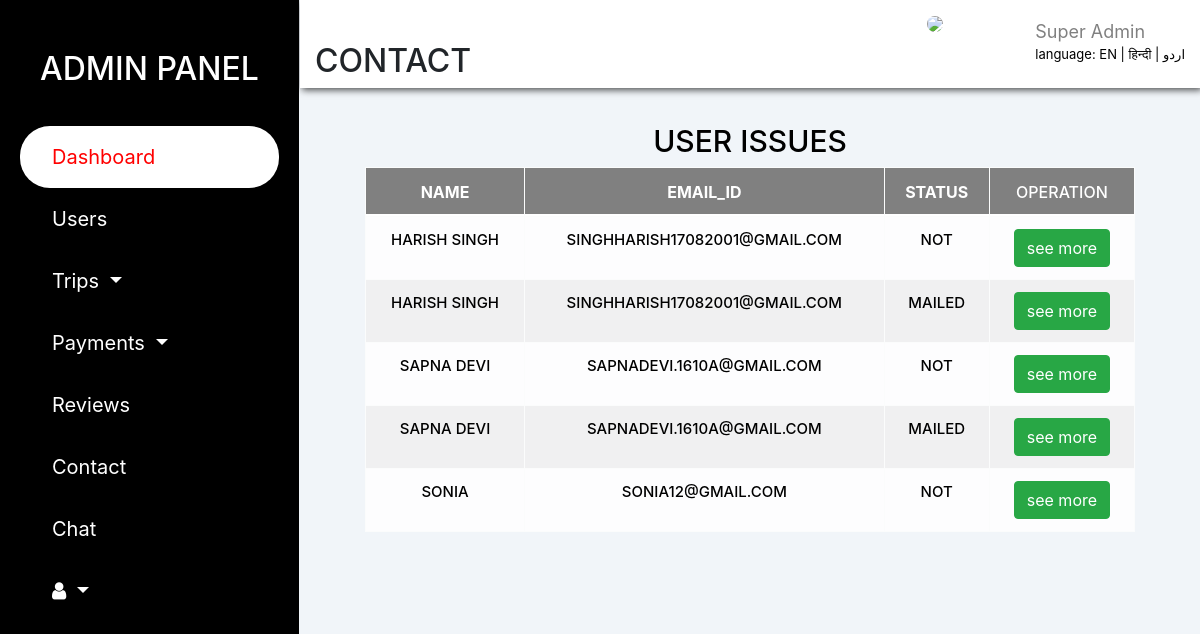
/weekend/explore/contact_tbl.php, run on the app's committed database.
### tables this page shows
CREATE TABLE `feedback` (
  `fd_id` smallint(8) UNSIGNED NOT NULL,
  `email` varchar(30) DEFAULT NULL,
  `name` varchar(40) NOT NULL,
  `fd_text` varchar(255) DEFAULT NULL,
  `status` char(6) NOT NULL DEFAULT 'not'
);

### weekend/explore/new.php (called while the page is built, shortened)
<?php
 if (isset($_GET['lang'])) {
     $set_lang=$_GET['lang'];
  }else{
    $set_lang='en';
  }
  $lang=array();
if ($set_lang=='en') {
   $lang['lang']='Language';
  $lang['admin']='ADMIN PANEL';
  $lang['dash']='DASHBOARD';
  $lang['user']='USERS';
  $lang['trip']='Trips';
  $lang['pays']='Payments';
  $lang['s_dash']='Dashboard';
  $lang['rev']='Reviews';
  $lang['cont']='Contact';
  $lang['cht']='Chat';
  $lang['s_dash']='Dashboard';
  $lang['tang']='Users';
  $lang['trips']='Trips';
  $lang['confirm']='Confirmed trips';
  $lang['name']='MONIKA DOGRA';
  $lang['super']='Super Admin';
  $lang['traf']='Traffic';
  $lang['recent']='NEW TRIPS';
  $lang['t_title']='Trips Title';
  $lang['dat']='Date';
  $lang['status']='Status';
  $lang['see']='See All';
  $lang['new']='NEW USERS';
  $lang['mem']='Members';
  $lang['nam']='Name';
  $lang['acc_v']='Date';
  $lang['det']='Details';
  $lang['int']='Interest';
  $lang ['users_d']='USERS DETAILS';
  $lang ['email']='Email';
  $lang ['gen']='Gender';
  $lang ['phone']='Phone no.';
  $lang ['alt']='Alt P_no.';
  $lang ['add']='Address';
  $lang ['zip']='Zipcode';
  $lang ['verf']='Verification';
  $lang ['del']='delete';
  $lang['trans']='TRANSACTIONS';
   $lang ['trans_d']='TRANSACTION DETAILS';
   $lang['trip_n']='Trip name';
   $lang['fee']='Fee';
   $lang['p_memb']='Paid member';
   $lang['opera']='Operation';
   $lang['see_m']='see more';
   $lang['trip_d']='TRIPS DETAILS';
   $lang ['sch']='SCHEDULE';
   $lang ['vid']='VIDEO';
   $lang ['detl']='DETAILS';
   $lang ['vaish']='VAISHNO DEVI';
   $lang ['pick']='Pickup Address';
   $lang ['arr_t']='Arrival Time';
   $lang ['fr']='From';
   $lang ['to']='To';
   $lang ['dest']='Destination';
   $lang ['fe_per']='Fee/Person';
   $lang ['stay']='Stay';
   $lang ['pos']='Post on';
   $lang ['note']='Note';
   $lang ['up']='UPDATE';
}

### weekend/explore/php/code.php (called while the page is built, shortened)
<?php
abstract class clsConnection
{
    public function __construct()
    {
        $dbHost="localhost";
        $dbName="explore";
        $dbUser="root";
        $dbPassword="";
        try
        {
            $this->dbConn= new PDO("mysql:host=$dbHost;dbname=$dbName",$dbUser,$dbPassword);
        }
        catch(PDOException $e)
        {
            Echo "Connection failed" . $e->getMessage();
        }
    }
}
class clsContact extends clsConnection implements I_Contact
{
    public function UserContactIssue(){
        try{
             $sql="SELECT * FROM feedback order by fd_id desc";
             $stmt=$this->dbConn->prepare($sql);
             $stmt->execute();
             $result=$stmt->fetchAll();
           return $result;
        }
        catch (PDOException $e){
            echo "Address Insert Error:".$e->getMessage();
        }
    }
}
?>

### weekend/explore/contact_tbl.php (the view, shortened to what this page needs)
<?php session_start();
     require_once('php/code.php');
     $profile_pic="";
 ?>
<!DOCTYPE html>
<html>
<head>
  <?php include'links/links.php'; ?>
    <link rel="stylesheet" href="css/table-style.css">
</head>
<body>
     <div class="container-fluid">
      <div class="row">
          <?php include'title_bar.php'; ?>
           <div class="col-md-9 col-sm-12">
               <div class="row dash_content">
                  <div class="col-12 header">
                    <div>
                   <h3> <i class="fa fa-bars" id="fa-bars" onclick="show();"></i></h3><h2><?php echo $lang['contt'];?></h2></div>
                    <div class="profile">
                      <div class="img">
                        <img src="../login/photo/<?php echo $profile_pic; ?>">
                      </div>
                      <h4><?php echo  $a_name;?></h4>
                      <span><?php echo $lang['super'];?></span>
                          <div class="multi_lang" >
                           <?php echo $lang['lang']; ?>: <a href="contact_tbl.php?lang=en">EN | </a><a href="contact_tbl.php?lang=hi">हिन्दी</a><a href="contact_tbl.php?lang=ur"> | اردو</a>
                        </div>
                    </div>
                  </div>
          <div class="col-lg-12">
                        <div class="main-div ">
                           <h1><?php echo $lang['user_i'];?></h1>
                            <div class="table-responsive">
                              <table class="table table-light table-hover table-striped" >
                                  <tr class="sticky">
                                      <th><b><?php echo $lang['named'];?></b></th>
                                      <th><b><?php echo $lang['mail'];?></b></th>
                                      <th><b><?php echo $lang['status'];?></b></th>
                                      <th><?php echo $lang['oper'];?></th>
                                  </tr>
                                  <?php
                                        $obj=new clsContact();
                                      $result=$obj->UserContactIssue();
                                      if ($result) {
                                        foreach ($result as $arr) {
                                          ?>
                                          <tr>
                                      <td><?php echo $arr['name'];?></td>
                                      <td><?php echo $arr['email'];?></td>
                                      <td><?php echo $arr['status'];?></td>
                                      <td><button  class="btn btn-success" value="<?php echo $arr['fd_id'];?>" onclick="userissues(this);"><?php echo $lang['see_m'];?></button></td>
                                 </tr>
                                          <?php
                                        }
                                      }else{
                                         $msg="NO ISSUE";
                                      }
                                  ?>
                         </table>
                    </div>
                </div>
               </div>
               </div>
           </div>
        </div>
     </div>
</body>
</html>

### weekend/explore/css/table-style.css (style rules this page uses)
body { background: #f1f5f9; }
.header { background:#fff; display: flex; justify-content: space-between; box-shadow: 2px 2px 7px rgba(0,0,0,0.7); }
.dash_content { padding-bottom: 0px; }
.profile .img { position: absolute; right: 13rem; top: 10px; width: 65px; }
.profile img { width: 100%; border-radius: 35px; }
.profile h4 { padding-top: 10px; text-transform: uppercase; }
.profile span { color: grey; font-size: 18px; }
.multi_lang { color: black; font-size: 13px; padding-bottom: 5px; }
.multi_lang a { color: black; }
.main-div { padding: 35px 50px; width: 100%; display: flex; flex-direction: column; justify-content: center; align-items: center; }
.main-div h1 { font-size: 30px; color:#000; text-align: center; text-transform: capitalize; }
table { background-color: #fff; margin: auto; }
th,td { text-transform: uppercase; border: 1px solid black; padding: 8px 30px; text-align: center; color: black; }
th { font-weight: 500; text-align: center; }
td { font-size: 15px; font-weight: 500; color:black; }
tr.sticky th { position: sticky; top: -3px; background: grey; color: white; }
tr.sticky th::after { content: " "; width: 100%; height: 2px; position: absolute; bottom: 0; left: 0; background: white; }

### data on the page
feedback: name "HARISH SINGH", email "SINGHHARISH17082001@GMAIL.COM", status "NOT", $arr['fd_id'] 8 (drawn)
feedback: name "HARISH SINGH", email "SINGHHARISH17082001@GMAIL.COM", status "MAILED", $arr['fd_id'] 7 (drawn)
feedback: name "SAPNA DEVI", email "SAPNADEVI.1610A@GMAIL.COM", status "NOT", $arr['fd_id'] 6 (drawn)
feedback: name "SAPNA DEVI", email "SAPNADEVI.1610A@GMAIL.COM", status "MAILED", $arr['fd_id'] 5 (drawn)
feedback: name "SONIA", email "SONIA12@GMAIL.COM", status "NOT", $arr['fd_id'] 3 (drawn)

### other printed values
$lang['admin'] "ADMIN PANEL"
$lang['s_dash'] "Dashboard"
$lang['tang'] "Users"
$lang['trip'] "Trips"
$lang['pays'] "Payments"
$lang['rev'] "Reviews"
$lang['cont'] "Contact"
$lang['cht'] "Chat"
$lang['contt'] "CONTACT"
$lang['super'] "Super Admin"
$lang['lang'] "language"
$lang['user_i'] "USER ISSUES"
$lang['named'] "NAME"
$lang['mail'] "EMAIL_ID"
$lang['status'] "STATUS"
